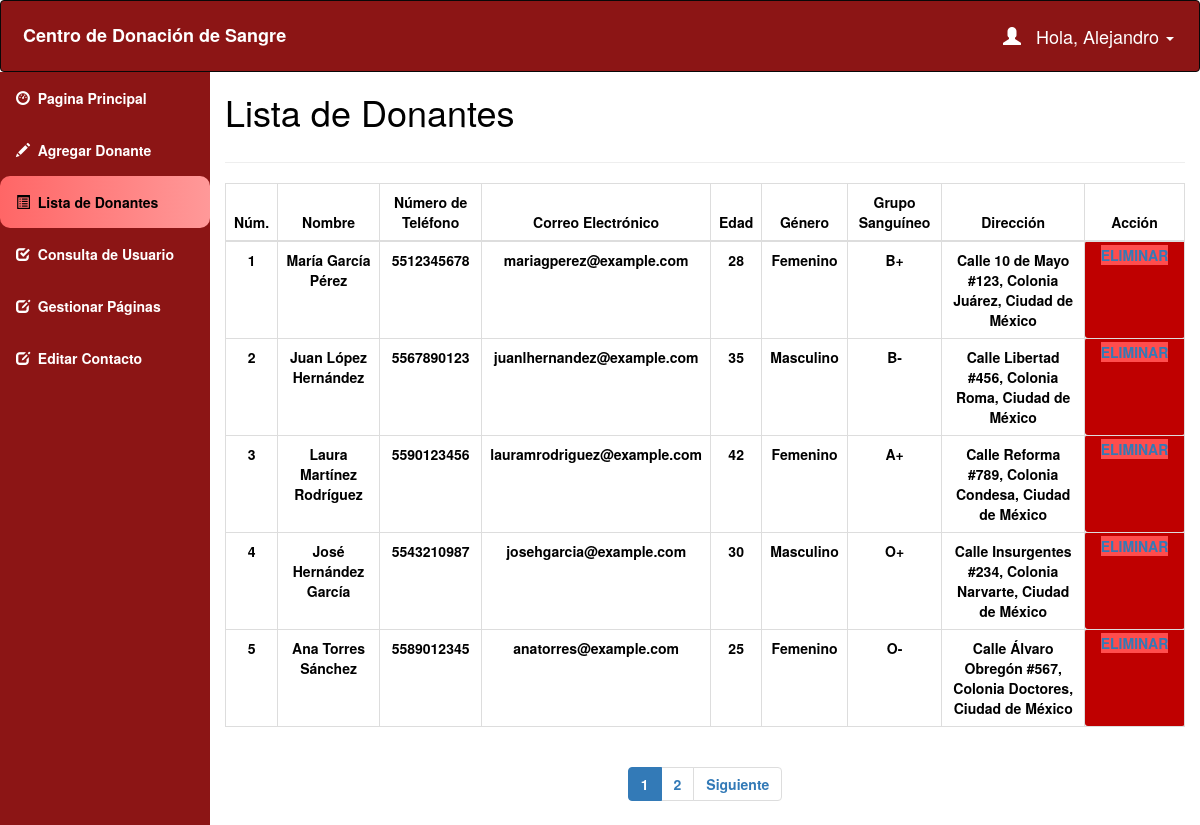
Page /admin/donor_list.php (signed in) on the committed database.
### tables this page shows
CREATE TABLE `project_05_admin_info` (
  `admin_id` int(10) NOT NULL,
  `admin_name` varchar(50) NOT NULL,
  `admin_username` varchar(50) NOT NULL,
  `admin_password` varchar(50) NOT NULL
);

CREATE TABLE `project_05_donor_details` (
  `donor_id` int(11) NOT NULL,
  `donor_name` varchar(50) NOT NULL,
  `donor_number` varchar(10) NOT NULL,
  `donor_mail` varchar(50) DEFAULT NULL,
  `donor_age` int(60) NOT NULL,
  `donor_gender` varchar(10) NOT NULL,
  `donor_blood` varchar(10) NOT NULL,
  `donor_address` varchar(100) NOT NULL
);

CREATE TABLE `project_05_blood` (
  `blood_id` int(11) NOT NULL,
  `blood_group` varchar(10) NOT NULL
);

### admin/donor_list.php (the view, shortened to what this page needs)
<!DOCTYPE html>
<html>
  <head>
      <link href="css/style.css" rel="stylesheet">
      <link rel="stylesheet" href="https://maxcdn.bootstrapcdn.com/bootstrap/3.4.1/css/bootstrap.min.css">
  </head>
  <body style="color:black">
      <?php
      include 'conn.php';
      if (isset($_SESSION['loggedin']) && $_SESSION['loggedin'] == true) {
      ?>
          <div id="header">
              <?php include 'header.php'; ?>
          </div>
          <div id="sidebar">
              <?php $active = "list";
              include 'sidebar.php'; ?>
          </div>
          <div id="content">
              <div class="content-wrapper">
                  <div class="container-fluid">
                      <div class="row">
                          <div class="col-md-12 lg-12 sm-12">
                              <h1 class="page-title">Lista de Donantes</h1>
                          </div>
                      </div>
                      <hr>
                      <?php
                      include 'conn.php';
                      $limit = 5;
                      if (isset($_GET['page'])) {
                          $page = $_GET['page'];
                      } else {
                          $page = 1;
                      }
                      $offset = ($page - 1) * $limit;
                      $count = $offset + 1;
                      $sql = "select * from project_05_donor_details join project_05_blood where project_05_donor_details.donor_blood=project_05_blood.blood_id LIMIT {$offset},{$limit}";
                      $result = mysqli_query($conn, $sql);
                      if (mysqli_num_rows($result) > 0) {
                      ?>
                          <div class="table-responsive">
                              <table class="table table-bordered" style="text-align:center">
                                  <thead style="text-align:center">
                                      <th style="text-align:center">Núm.</th>
                                      <th style="text-align:center">Nombre</th>
                                      <th style="text-align:center">Número de Teléfono</th>
                                      <th style="text-align:center">Correo Electrónico</th>
                                      <th style="text-align:center">Edad</th>
                                      <th style="text-align:center">Género</th>
                                      <th style="text-align:center">Grupo Sanguíneo</th>
                                      <th style="text-align:center">Dirección</th>
                                      <th style="text-align:center">Acción</th>
                                  </thead>
                                  <tbody>
                                      <?php
                                      while ($row = mysqli_fetch_assoc($result)) { ?>
                                          <tr>
                                              <td><?php echo $count++; ?></td>
                                              <td><?php echo $row['donor_name']; ?></td>
                                              <td><?php echo $row['donor_number']; ?></td>
                                              <td><?php echo $row['donor_mail']; ?></td>
                                              <td><?php echo $row['donor_age']; ?></td>
                                              <td><?php echo $row['donor_gender']; ?></td>
                                              <td><?php echo $row['blood_group']; ?></td>
                                              <td><?php echo $row['donor_address']; ?></td>
                                              <td id="he" style="width:100px">
                                                  <a style="background-color: #ff4d4d;" href='delete.php?id=<?php echo $row['donor_id']; ?>'>Eliminar</a>
                                              </td>
                                          </tr>
                                      <?php } ?>
                                  </tbody>
                              </table>
                          </div>
                      <?php } ?>
                      <div class="table-responsive" style="text-align:center;align:center">
                          <?php
                          $sql1 = "SELECT * FROM project_05_donor_details";
                          $result1 = mysqli_query($conn, $sql1) or die("Query Failed.");
                          if (mysqli_num_rows($result1) > 0) {
                              $total_records = mysqli_num_rows($result1);
                              $total_page = ceil($total_records / $limit);
                              echo '<ul class="pagination admin-pagination">';
                              for ($i = 1; $i <= $total_page; $i++) {
                                  if ($i == $page) {
                                      $active = "active";
                                  } else {
                                      $active = "";
                                  }
                                  echo '<li class="' . $active . '"><a href="donor_list.php?page=' . $i . '">' . $i . '</a></li>';
                              }
                              if ($total_page > $page) {
                                  echo '<li><a href="donor_list.php?page=' . ($page + 1) . '">Siguiente</a></li>';
                              }
                              echo '</ul>';
                          }
                          ?>
                      </div>
                  </div>
              </div>
          </div>
      <?php } ?>
  </body>
</html>

### admin/header.php (shortened to what this page needs)
<nav class="navbar navbar-inverse">
  <div class="container-fluid">
    <div class="navbar-header">
      <a class="navbar-brand" id="qq" href="dashboard.php">Centro de Donación de Sangre</a>
    </div>
    <ul class="nav navbar-nav navbar-right">
      <li class="dropdown">
        <a class="dropdown-toggle" id="qw" data-toggle="dropdown" href="#">
          <span class="glyphicon glyphicon-user"></span>&nbsp;&nbsp;
          <?php
          include 'conn.php';
          $username=$_SESSION['username'];
          $sql="select * from project_05_admin_info where admin_username='$username'";
          $result=mysqli_query($conn,$sql) or die("La consulta falló.");
          $row=mysqli_fetch_assoc($result);
          echo "Hola, ".$row['admin_name'];
          ?>
          <span class="caret"></span>
        </a>
      </li>
    </ul>
  </div>
</nav>

### admin/sidebar.php
<div class="sidebar"><b>
  <a href="dashboard.php" <?php if($active=='dashboard') echo "class='act'"; ?>>
    <span class="glyphicon glyphicon-dashboard"></span>&nbsp&nbspPagina Principal
  </a>
  <a href="add_donor.php" <?php if($active=='add') echo "class='act'"; ?>>
    <span class="glyphicon glyphicon-pencil"></span>&nbsp&nbspAgregar Donante
  </a>
  <a href="donor_list.php" <?php if($active=='list') echo "class='act'"; ?>>
    <span class="glyphicon glyphicon-list-alt"></span>&nbsp&nbspLista de Donantes
  </a>
  <a href="query.php" <?php if($active=='query') echo "class='act'"; ?>>
    <span class="glyphicon glyphicon-check"></span>&nbsp&nbspConsulta de Usuario
  </a>
  <a href="pages.php" <?php if($active=='pages') echo "class='act'"; ?>>
    <span class="glyphicon glyphicon-edit"></span>&nbsp&nbspGestionar Páginas
  </a>
  <a href="update_contact.php" <?php if($active=='contact') echo "class='act'"; ?>>
    <span class="glyphicon glyphicon-edit"></span>&nbsp&nbspEditar Contacto
  </a>
</div>

### admin/css/style.css (style rules this page uses)
body { color: #333; }
#sidebar { position: relative; margin-top: -20px; background-color: #8c1515; }
#content { position: relative; margin-left: 210px; }
.navbar { background-color: #8c1515 !important; padding: 10px 10px; color: #fff; }
.navbar a { float: left; color: #fff !important; text-align: center; padding: 12px; text-decoration: none; font-size: 18px; line-height: 25px; }
.navbar-brand { font-size: 25px; font-weight: bold; color: #e31818 !important; }
.navbar a { float: none; display: block; text-align: left; }
.navbar-right { float: none; }
.sidebar { margin: 0; padding: 0; width: 210px; background-color: #8c1515; position: fixed; height: 100%; overflow: auto; }
.sidebar a { display: block; color: white; padding: 16px; text-decoration: none; }
a.act { background: linear-gradient(to right, #ff6666 0%, #ff9999 100%); color: black; border-radius: 10px; }

### admin/donor_list.php (style rules this page uses)
#sidebar { position: relative; margin-top: -20px; }
#content { position: relative; margin-left: 210px; }
#he { font-size: 14px; font-weight: 600; text-transform: uppercase; padding: 3px 7px; color: #fff; text-decoration: none; border-radius: 3px; align: center; background-color: #bf0000; }

### rows in the picture
project_05_admin_info: admin_name "Alejandro"
project_05_donor_details: donor_name "María García Pérez", donor_number "5512345678", donor_mail "mariagperez@example.com", donor_age "28", donor_gender "Femenino", project_05_blood.blood_group "B+", donor_address "Calle 10 de Mayo #123, Colonia Juárez, Ciudad de México"
project_05_donor_details: donor_name "Juan López Hernández", donor_number "5567890123", donor_mail "juanlhernandez@example.com", donor_age "35", donor_gender "Masculino", project_05_blood.blood_group "B-", donor_address "Calle Libertad #456, Colonia Roma, Ciudad de México"
project_05_donor_details: donor_name "Laura Martínez Rodríguez", donor_number "5590123456", donor_mail "lauramrodriguez@example.com", donor_age "42", donor_gender "Femenino", project_05_blood.blood_group "A+", donor_address "Calle Reforma #789, Colonia Condesa, Ciudad de México"
project_05_donor_details: donor_name "José Hernández García", donor_number "5543210987", donor_mail "josehgarcia@example.com", donor_age "30", donor_gender "Masculino", project_05_blood.blood_group "O+", donor_address "Calle Insurgentes #234, Colonia Narvarte, Ciudad de México"
project_05_donor_details: donor_name "Ana Torres Sánchez", donor_number "5589012345", donor_mail "anatorres@example.com", donor_age "25", donor_gender "Femenino", project_05_blood.blood_group "O-", donor_address "Calle Álvaro Obregón #567, Colonia Doctores, Ciudad de México"
